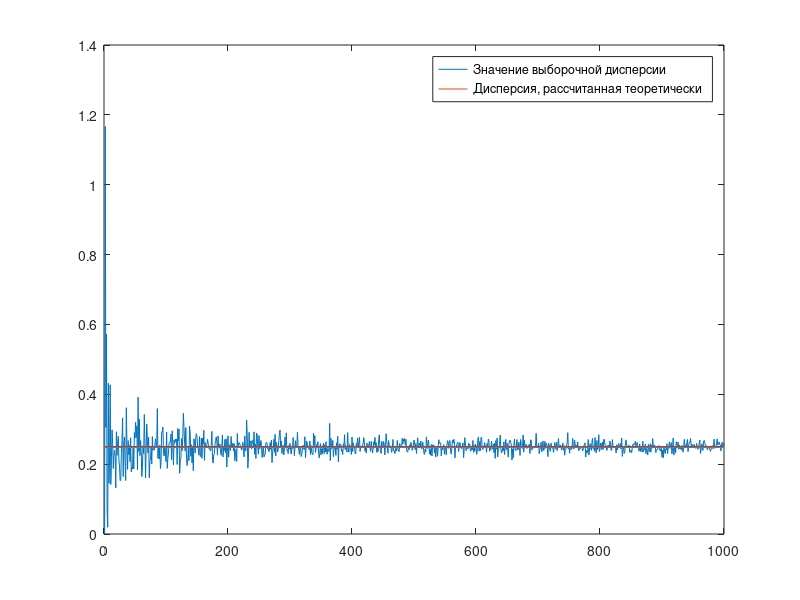
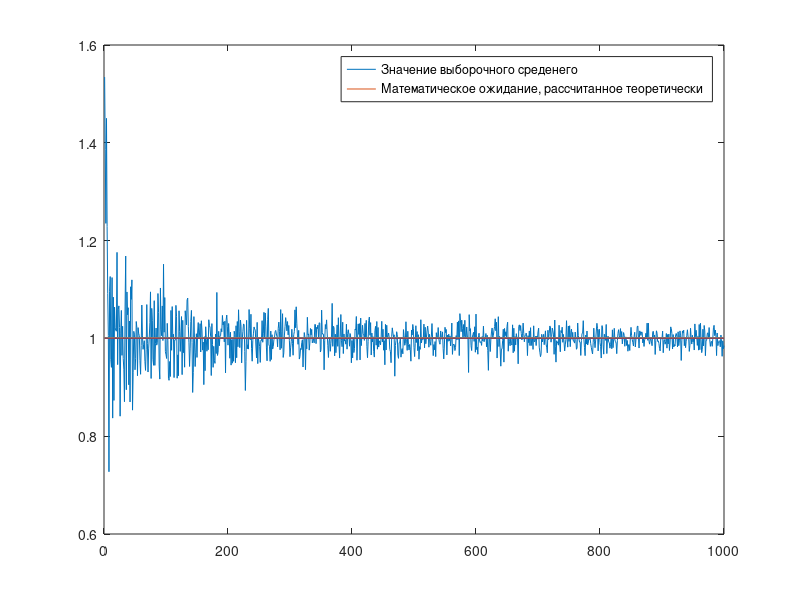
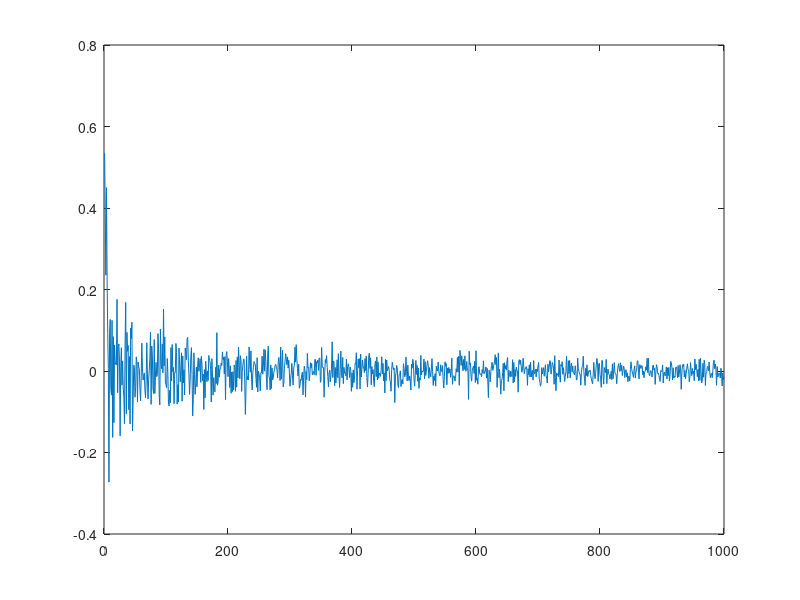

Recreate these plots in MATLAB, in order. (Note: this script raises an error after producing the figures.)
%% Вычисление выборочных характеристик гауссовской случайной величины (ГСВ)

clear all
close all
%% Условие варианта 3b
% 3 - Гауссовское распределение b - Построить график зависимости значения выборочной 
% дисперсии от числа реализаций СВ. Так же отобразить на графике значение дисперсии, 
% вычисленное на оснвое соотношения D = sig^2
%% 1. Задание исходных данных
% Параметры распределения

mu = 1;
sig = 0.5;
% Параметры генерации
n = 12;     % размерность равномерной случайной величины (РСВ)
N = 1000;   % число реализаций
%% 2. Вычисление значений статистических характеристик ГСВ

m = mu;     % мат. ожидание
d = sig^2;  % дисперсия
% Функция для вычисления значений плотности распределения
p = @(x) 1 / (sig * sqrt(2*pi)) * exp(-(x - mu).^2 / (2 * sig^2));
%% 3. Генерация реализаций случайной величины
% Генерация реализаций стандартной РСВ

alf = rand(n, N);   % матрица из N столбцов по n элементов
% Генерация реализаций ГСВ (суммирование выполняется по столбцам матрицы alf)
x = sig * (sum(alf) - 6) + mu;
%% 4. Вычисление выборочных характеристик

M = mean(x);        % выборочное среднее
D = var(x);         % выборочная дисперсия
% Вывод значений теоретических и выборочных характеристик
disp('Среднее значение (теоретическое)'); 
disp(m);
disp('Среднее значение (выборочное)');
disp(M);
disp('Дисперсия (теоретическая)');
disp(d);
disp('Дисперсия (выборочная)');
disp(D);
%% 5. Вычисление зависимости выборочной дисперсии и выборочного среднего от числа реализаций ГСВ

Ds = zeros(1, N); % создаём массив для хранения значений выборочной дисперсии
Ms = zeros(1, N); % создаём массив для хранения значений выборочного среднего
for N_i = 1 : N
    % Генерация реализаций ГСВ (суммирование выполняется по столбцам матрицы alf_i)
    alf_i = rand(n, N_i);
    x_i = sig * (sum(alf_i) - 6) + mu;
    % Запись нового значения выборочной дисперсии
    D_i = var(x_i);
    Ds(N_i) = D_i;
    % Запись нового значения выборочного среднего
    M_i = mean(x_i);
    Ms(N_i) = M_i;
end
sizes = 1:N;
% Отрисовка зависимостей выборочной дисперсии и выборочного среднего от
% числа реализаций СВ
disp("Зависимость выборочной дисперсии от числа реализации СВ");
figure;
plot(Ds);
hold on;
plot(d * ones(N));
legend("Значение выборочной дисперсии", "Дисперсия, рассчитанная теоретически");

disp("Зависимость выборочного среднего от числа реализации СВ");
figure;
plot(Ms);
hold on;
plot(m * ones(N));
legend("Значение выборочного среденего", "Математическое ожидание, рассчитанное теоретически");
%% 6. Расчёт изменения ошибки между величинами выборочного среднего и математического ожидания

% Массив разностей между выборочным средним для числа реализаций от 1 до N
M_diff = Ms - m;

% Визуализация ошибки
disp("Ошибка между величинами выборочного среднего и математического ожидания");
figure;
plot(M_diff);
%% 7. Формирование вариационного ряда и интервалов гистограмм
% Построение вариационного ряда

X = sort(x);        % упорядочивание реализаций ГСВ по возрастанию
% Вычисление размаха
RN = X(end) - X(1);
% Вывод значения размаха
disp("Размах");
disp(RN);
% Определение границ интервалов
h = RN / (1 + 3.2 * log2(N));   % ширина интервала
H = 1 + fix(RN / h);            % число интервалов гистограмм   
X0 = X(1) - h/2;                % нижняя граница
Xc = X(1) + h .* (0 : H - 1);   % центры интервалов
Xi = [ X0, Xc + h/2 ];          % все границы интервалов
%% 8. Построение интервальной эмпирической функции распределения
% Вычисление значений функции распределения

F = zeros(1, H);
for i = 1 : H
% Интеграл по плотности от нижней границы до верхней границы i-го интервала
    F(i) = integral(p, X0, Xi(i + 1));
end
% Визуализация интервальной эмпирической функции распределения
figure;         % создание нового графического окна
Fx = histogram(x, Xi, 'Normalization', 'cdf');
Fv = Fx.Values; % получение значений в ячейках
% Отрисовка теоретической функции распределения
hold on;        % включение режима дорисовки
plot(Xc, F);    % визуализация функции распределения
legend('Инт. эмпирическая ф-я распред-я', 'Теоретическая ф-я распред-я');
% Вычисление средней разности по центральным точкам интервалов
err_F = mean(abs(F - Fv));
disp('Средняя разность теоретической и эмпирической функций');
disp(err_F);
%% 9. Построение эмпирической плотности распределения
% Вычисление значений плотности распределения

f = zeros(1, H);
for i = 1 : H
    % Значение плотности в центральной точке i-го интервала
    f(i) = p(Xc(i));
end
% Визуализация нормированной гистограммы
figure;         % создание нового графического окна
fx = histogram(x, Xi, 'Normalization', 'pdf');
fv = fx.Values; % получение значений в ячейках гистограммы
% Отрисовка плотности распределения
hold on;        % включение режима дорисовки
plot(Xc, f);    % визуализация плотности распределения
legend('Нормированная гистограмма', 'Плотность распределения');
% Вычисление средней разности по центральным точкам интервалов
err_f = mean(abs(f - fv));
disp('Средняя разность теоретической и эмпирической плотностей');
disp(err_f);